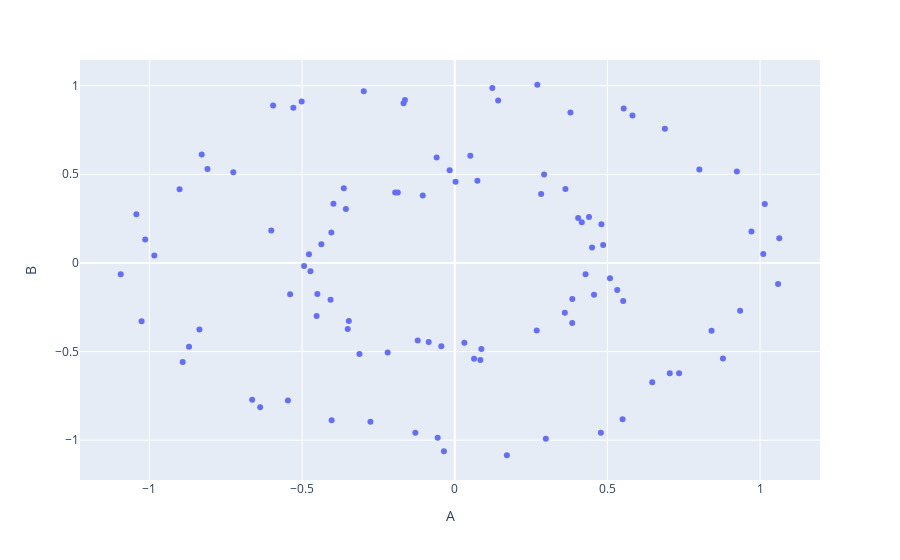

Here is the notebook cell this chart was saved with:
### Code cell
import plotly.express as px
fig = px.scatter(data, x="A", y="B")
fig.show()
